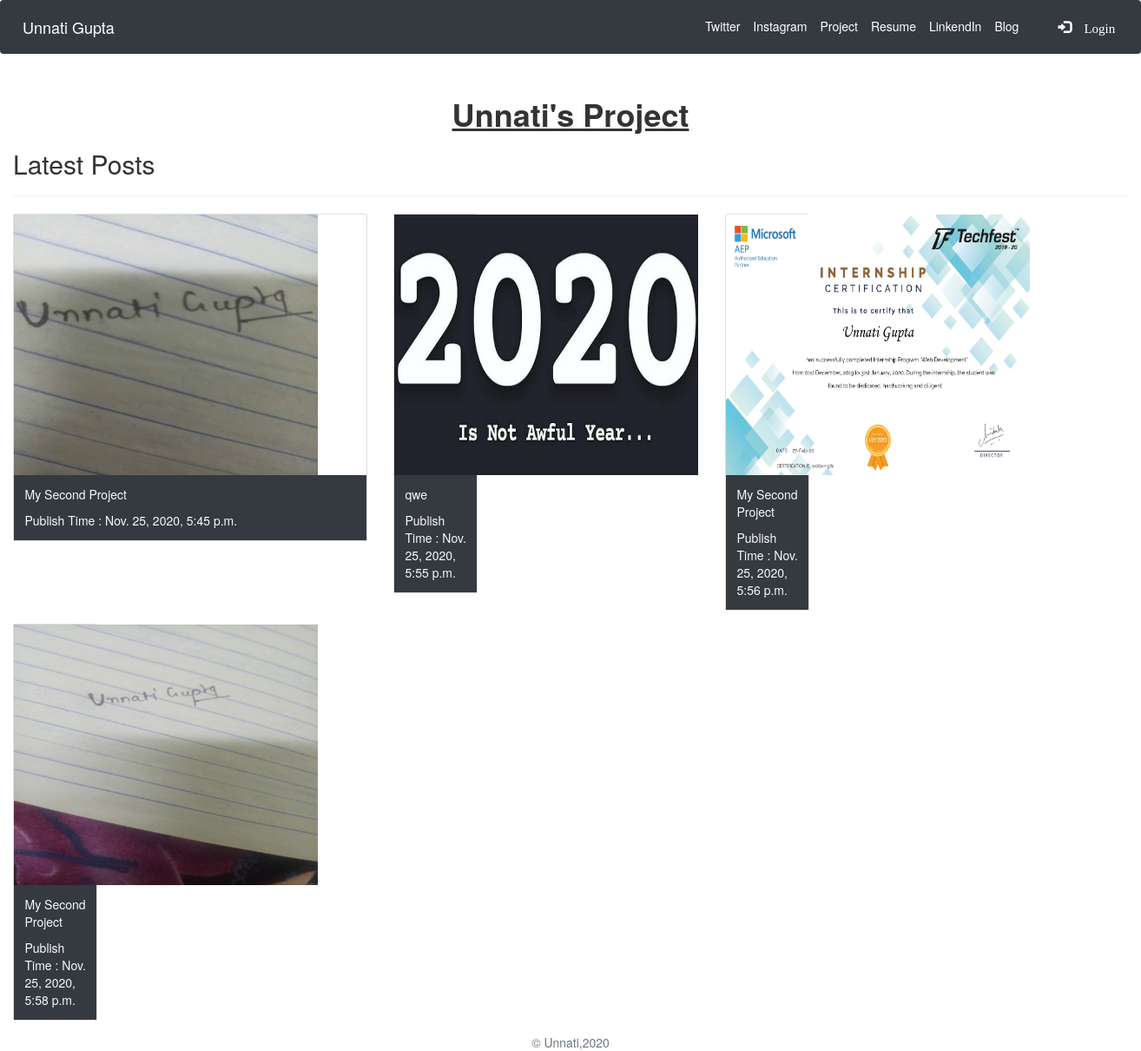
The app's page /product/ with its own data.
### product/models.py (models this page shows)
class Product(models.Model):
    title = models.CharField(max_length=255)
    publish_time = models.DateTimeField(auto_now_add=True)
    image = models.ImageField(upload_to='images/')
    body = models.TextField()

### product/views.py (the view)
# urls.py: path('product/', product.views.ProductListView.as_view(), name = 'product_list_view'),
class ProductListView(ListView):
    model = Product
    context_object_name = 'products'
    template_name = 'product/product.html'

### templates/product/product.html (shortened to what this page needs)
{% extends 'jobs/home.html' %}
{% load static %}
{% block body_block %}
<main role="main">
  <div class="container-fluid">
      <h1 class="text-center pt-3" style="font-weight :bold;" >
        <u> Unnati's Project</u>
      </h1>
      <h2> Latest Posts</h2>
        <hr/>
        <div class="row" pt-3>
        {% if products %}
              {% for product in products %}
                 <div class="col-md-4 ">
                 <div class="card mb-4 ">
                 <img src="{{ product.image.url }}" width="350" height="300 "/>
                 <div class="card-body bg-dark" width="300">
                   <p class="card-text text-light">{{product.title}} <p class="card-text text-light">Publish Time : {{product.publish_time}}</p>
                  </div>
                 </div>
                 </div>
                 <div class="modal" tableindex="-1" role ="dialog" id = "ModalProject">
                   <div class="modal-dialog">
                     <div class="modal-content panel-warning">
                       <div class="modal-footer">
                         <a href="/deleteproduct/{{product.id}}"><button type="button" class="btn btn-danger">Delete</button>
                       </div>
                     </div>
                   </div>
                 </div>
                 {% endfor %}
        {% endif %}
  </div>
</main>
{% endblock %}

### records on screen
Product: image (picture), title "My Second Project", publish_time "Nov. 25, 2020, 5:45 p.m."
Product: image (picture), title "qwe", publish_time "Nov. 25, 2020, 5:55 p.m."
Product: image (picture), title "My Second Project", publish_time "Nov. 25, 2020, 5:56 p.m."
Product: image (picture), title "My Second Project", publish_time "Nov. 25, 2020, 5:58 p.m."
